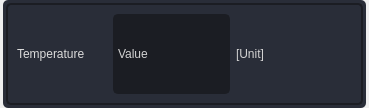
<?xml version="1.0" encoding="UTF-8"?>
<ui version="4.0">
 <class>widget_plot</class>
 <widget class="QWidget" name="widget_plot">
  <property name="geometry">
   <rect>
    <x>0</x>
    <y>0</y>
    <width>369</width>
    <height>108</height>
   </rect>
  </property>
  <property name="windowTitle">
   <string>Form</string>
  </property>
  <property name="styleSheet">
   <string notr="true">color: rgb(210, 210, 210);</string>
  </property>
  <layout class="QVBoxLayout" name="verticalLayout">
   <property name="spacing">
    <number>3</number>
   </property>
   <property name="leftMargin">
    <number>3</number>
   </property>
   <property name="topMargin">
    <number>0</number>
   </property>
   <property name="rightMargin">
    <number>3</number>
   </property>
   <property name="bottomMargin">
    <number>0</number>
   </property>
   <item>
    <widget class="QFrame" name="frame_plot">
     <property name="minimumSize">
      <size>
       <width>0</width>
       <height>0</height>
      </size>
     </property>
     <property name="maximumSize">
      <size>
       <width>16777215</width>
       <height>16777215</height>
      </size>
     </property>
     <property name="styleSheet">
      <string notr="true">background-color: rgb(41, 45, 56);
border-radius: 5px;
</string>
     </property>
     <property name="frameShape">
      <enum>QFrame::NoFrame</enum>
     </property>
     <property name="frameShadow">
      <enum>QFrame::Raised</enum>
     </property>
     <layout class="QVBoxLayout" name="verticalLayout_2">
      <property name="leftMargin">
       <number>3</number>
      </property>
      <property name="topMargin">
       <number>3</number>
      </property>
      <property name="rightMargin">
       <number>3</number>
      </property>
      <property name="bottomMargin">
       <number>3</number>
      </property>
      <item>
       <widget class="QFrame" name="frame_value">
        <property name="styleSheet">
         <string notr="true">QFrame {
	border-radius: 5px;
	border: 2px solid rgb(27, 29, 35);
}</string>
        </property>
        <property name="frameShape">
         <enum>QFrame::StyledPanel</enum>
        </property>
        <property name="frameShadow">
         <enum>QFrame::Raised</enum>
        </property>
        <layout class="QHBoxLayout" name="horizontalLayout_2">
         <item>
          <widget class="QLabel" name="label">
           <property name="sizePolicy">
            <sizepolicy hsizetype="Fixed" vsizetype="Preferred">
             <horstretch>0</horstretch>
             <verstretch>0</verstretch>
            </sizepolicy>
           </property>
           <property name="minimumSize">
            <size>
             <width>90</width>
             <height>0</height>
            </size>
           </property>
           <property name="styleSheet">
            <string notr="true">border: transparent;
font: 700 10pt &quot;Segoe UI&quot;;
color: rgb(220, 220, 220);</string>
           </property>
           <property name="text">
            <string>Temperature</string>
           </property>
          </widget>
         </item>
         <item>
          <widget class="QLabel" name="value">
           <property name="styleSheet">
            <string notr="true">QLabel {
                background-color: rgb(27, 29, 35);
                border-radius: 5px;
                border: 2px solid rgb(27, 29, 35);
                font: 700 14pt &quot;Segoe UI&quot;;
            }
            QLabel:hover {
                border: 2px solid rgb(64, 71, 88);
            }
            QLabel:focus {
                border: 2px solid rgb(91, 101, 124);
            }
            QLabel:disabled {
                background-color: rgb(36, 40, 48);
                border: 2px solid rgb(32, 32, 32);
            }</string>
           </property>
           <property name="text">
            <string>Value</string>
           </property>
           <property name="alignment">
            <set>Qt::AlignLeading|Qt::AlignLeft|Qt::AlignVCenter</set>
           </property>
           <property name="indent">
            <number>-1</number>
           </property>
          </widget>
         </item>
         <item alignment="Qt::AlignLeft">
          <widget class="QLabel" name="unit">
           <property name="sizePolicy">
            <sizepolicy hsizetype="Minimum" vsizetype="Preferred">
             <horstretch>0</horstretch>
             <verstretch>0</verstretch>
            </sizepolicy>
           </property>
           <property name="minimumSize">
            <size>
             <width>0</width>
             <height>0</height>
            </size>
           </property>
           <property name="styleSheet">
            <string notr="true">border: transparent;
font: 10pt &quot;Segoe UI&quot;;</string>
           </property>
           <property name="text">
            <string>[Unit]</string>
           </property>
           <property name="textFormat">
            <enum>Qt::AutoText</enum>
           </property>
          </widget>
         </item>
        </layout>
       </widget>
      </item>
     </layout>
    </widget>
   </item>
  </layout>
 </widget>
 <resources>
  <include location="resources.qrc"/>
 </resources>
 <connections/>
</ui>
